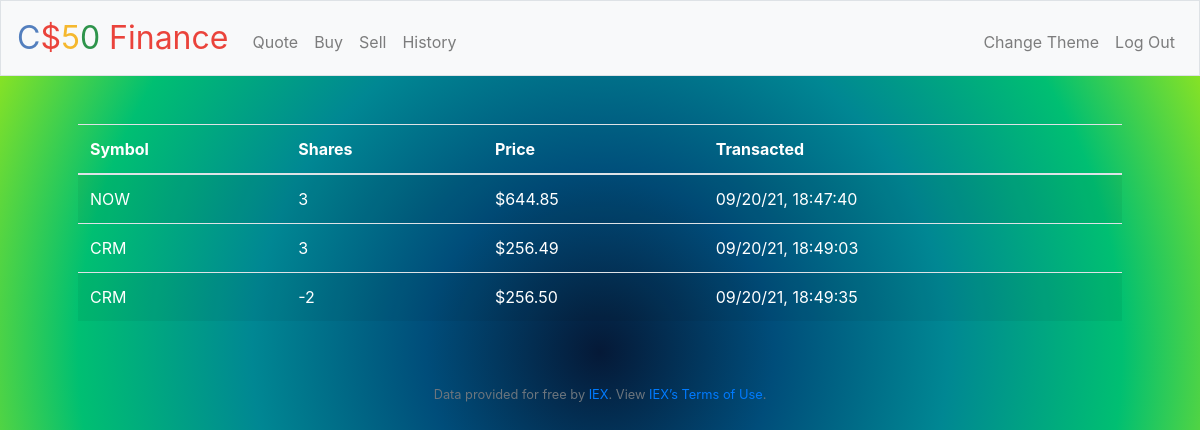
The app's page /history (signed in) with its own data.
### tables this page shows
CREATE TABLE 'transactions' (
"id" INTEGER UNIQUE,
"user_id" INTEGER NOT NULL,
"stock" TEXT NOT NULL,
"shares" INTEGER NOT NULL,
"datetime" DATETIME NOT NULL, 'price'  real NOT NULL  ,
PRIMARY KEY ("id"),
FOREIGN KEY("user_id") REFERENCES "users"("id")
);

### app.py (the view)
@app.route("/history")
@login_required
def history():
    history = db.execute(
        "SELECT * FROM transactions WHERE user_id = ?", session["user_id"])
    print(history)
    rows_history = len(history)
    print(rows_history)
    theme = session['theme']
    print(theme)
    return render_template("history.html", history=history, theme=theme)

### app.py (called while the page is built)
@app.after_request
def after_request(response):
    response.headers["Cache-Control"] = "no-cache, no-store, must-revalidate"
    response.headers["Expires"] = 0
    response.headers["Pragma"] = "no-cache"
    return response

### helpers.py (called while the page is built)
def login_required(f):
    @wraps(f)
    def decorated_function(*args, **kwargs):
        if session.get("user_id") is None:
            return redirect("/login")
        return f(*args, **kwargs)
    return decorated_function

def usd(value):
    return f"${value:,.2f}"

### templates/history.html (shortened to what this page needs)
{% extends "layout.html" %}
{% block main %}
    <table class="table table-striped">
        <thead>
            <tr>
                <th>Symbol</th>
                <th>Shares</th>
                <th>Price</th>
                <th>Transacted</th>
            </tr>
        </thead>
        <tbody>
                {% for purchase in history %}
                <tr>
                    <td>{{purchase.stock}}</td>
                    <td>{{purchase.shares}}</td>
                    <td>{{purchase.price | usd}}</td>
                    <td>{{purchase.datetime}}</td>
                </tr>
                {% endfor %}
        </tbody>
    </table>
{% endblock %}

### static/styles_gradient.css (style rules this page uses)
main table { text-align: left; }
body { background-image: linear-gradient( to right, #051937, #004d7a, #008793, #00bf72, #a8eb12 ); background-image: radial-gradient( circle, #051937, #004d7a, #008793, #00bf72, #a8eb12 ); }
.table { color: white; }

### records on screen
transactions: stock "NOW", shares "3", price "$644.85", datetime "09/20/21, 18:47:40"
transactions: stock "CRM", shares "3", price "$256.49", datetime "09/20/21, 18:49:03"
transactions: stock "CRM", shares "-2", price "$256.50", datetime "09/20/21, 18:49:35"
